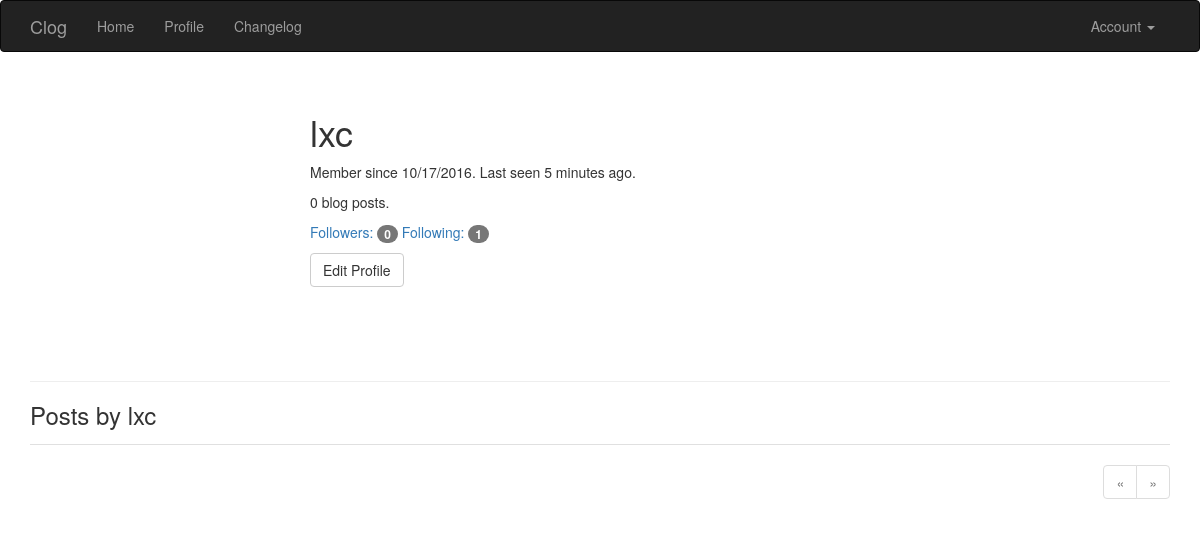
The app's page /user/lxc (signed in), older data.
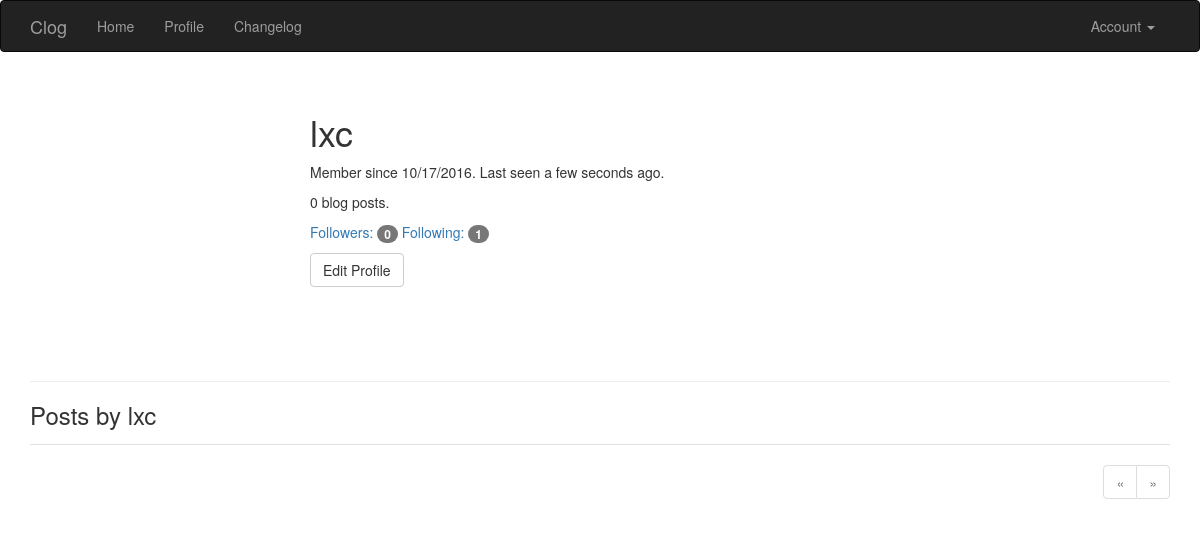
The same page, newer data.
### app/models.py (models this page shows, shortened)
class User(UserMixin, db.Model):
    __tablename__ = 'users'
    id = db.Column(db.Integer, primary_key=True)
    username = db.Column(db.String(64), unique=True, index=True)
    email = db.Column(db.String(64), unique=True, index=True)
    role_id = db.Column(db.Integer, db.ForeignKey('roles.id'))
    password_hash = db.Column(db.String(128))
    confirmed = db.Column(db.Boolean, default=False)
    name = db.Column(db.String(64))
    location = db.Column(db.String(64))
    about_me = db.Column(db.Text)
    member_since = db.Column(db.DateTime(), default=datetime.utcnow)
    last_seen = db.Column(db.DateTime(), default=datetime.utcnow)
    posts = db.relationship('Post', backref='author', lazy='dynamic')
    followed = db.relationship('Follow',
                               foreign_keys=[Follow.follower_id],
                               backref=db.backref('follower', lazy='joined'),
                               lazy='dynamic',
                               cascade='all, delete-orphan')
    followers = db.relationship('Follow',
                                foreign_keys=[Follow.followed_id],
                                backref=db.backref('followed', lazy='joined'),
                                lazy='dynamic',
                                cascade='all, delete-orphan')
    comments = db.relationship('Comment', backref='author', lazy='dynamic')
    def can(self, permissions):
        return self.role is not None and (self.role.permissions & permissions) == permissions
    def is_administrator(self):
        return self.can(Permission.ADMINISTER)
    @property
    def password(self):
        raise AttributeError('password is not a readable attribute')
    def ping(self):
        self.last_seen = datetime.utcnow()
        db.session.add(self)

### app/main/views.py (the view)
@main.route('/user/<username>')
def user(username):
    user = User.query.filter_by(username=username).first()
    if user is None:
        abort(404)
    page = request.args.get('page', 1, type=int)
    pagination = user.posts.order_by(Post.timestamp.desc()).paginate(
        page, per_page=current_app.config['FLASKY_POSTS_PER_PAGE'],
        error_out=False)
    posts = pagination.items
    return render_template('user.html', user=user, posts=posts,
                           pagination=pagination)

### app/auth/views.py (called while the page is built)
@auth.before_app_request
def before_request():
    if current_user.is_authenticated:
        current_user.ping()
        if not current_user.confirmed \
                and request.endpoint[:5] != 'auth.' \
                and request.endpoint != 'static':
            return redirect(url_for('auth.unconfirmed'))

### app/main/__init__.py (called while the page is built)
@main.app_context_processor
def inject_permissions():
    return dict(Permission=Permission)

### app/models.py (called while the page is built)
@login_manager.user_loader
def load_user(user_id):
    return User.query.get(int(user_id))

### app/templates/user.html (shortened to what this page needs)
{% extends "base.html" %}
{% import "_macros.html" as macros %}
{% block page_content %}
<div class="page-header">
    <div class="profile-header">
        <h1>{{ user.username }}</h1>
        <p>Member since {{ moment(user.member_since).format('L') }}. Last seen {{ moment(user.last_seen).fromNow() }}.</p>
        <p>{{ user.posts.count() }} blog posts.</p>
        <p>
            <a href="{{ url_for('.followers', username=user.username) }}">Followers: <span class="badge">{{ user.followers.count() - 1 }}</span></a>
            <a href="{{ url_for('.followed_by', username=user.username) }}">Following: <span class="badge">{{ user.followed.count() - 1 }}</span></a>
        </p>
        <p>
            {% if user == current_user %}
            <a class="btn btn-default" href="{{ url_for('.edit_profile') }}">Edit Profile</a>
            {% endif %}
        </p>
    </div>
</div>
<h3>Posts by {{ user.username }}</h3>
{% include '_posts.html' %}
{% if pagination %}
<div class="pagination">
    {{ macros.pagination_widget(pagination, '.user', username=user.username) }}
</div>
{% endif %}
{% endblock %}

### app/templates/base.html (shortened to what this page needs)
{% extends "bootstrap/base.html" %}
{% block head %}
{{ super() }}
<link rel="stylesheet" type="text/css" href="{{ url_for('static', filename='styles.css') }}">
{% endblock %}
{% block navbar %}
<div class="navbar navbar-inverse" role="navigation">
    <div class="container">
        <div class="navbar-header">
            <a class="navbar-brand" href="{{ url_for('main.index') }}">Clog</a>
        </div>
        <div class="navbar-collapse collapse">
            <ul class="nav navbar-nav">
                <li><a href="{{ url_for('main.index') }}">Home</a></li>
                {% if current_user.is_authenticated %}
                <li><a href="{{ url_for('main.user', username=current_user.username) }}">Profile</a></li>
                {% endif %}
                <li><a href="{{ url_for('main.changelog') }}">Changelog</a></li>
            </ul>
            <ul class="nav navbar-nav navbar-right">
                {% if current_user.is_authenticated %}
                <li class="dropdown">
                    <a href="#" class="dropdown-toggle" data-toggle="dropdown">
                        Account <b class="caret"></b>
                    </a>
                </li>
                {% else %}
                <li><a href="{{ url_for('auth.login') }}">Log In</a></li>
                {% endif %}
            </ul>
        </div>
    </div>
</div>
{% endblock %}
{% block content %}
<div class="container">
    {% block page_content %}{% endblock %}
</div>
{% endblock %}

### app/templates/_macros.html (shortened to what this page needs)
{% macro pagination_widget(pagination, endpoint) %}
<ul class="pagination">
    <li{% if not pagination.has_prev %} class="disabled"{% endif %}>
        <a href="{% if pagination.has_prev %}{{ url_for(endpoint, page=pagination.prev_num, **kwargs) }}{% else %}#{% endif %}">
            &laquo;
        </a>
    </li>
    <li{% if not pagination.has_next %} class="disabled"{% endif %}>
        <a href="{% if pagination.has_next %}{{ url_for(endpoint, page=pagination.next_num, **kwargs) }}{% else %}#{% endif %}">
            &raquo;
        </a>
    </li>
</ul>
{% endmacro %}

### app/templates/_posts.html (shortened to what this page needs)
<ul class="posts">
</ul>

### app/static/styles.css (style rules this page uses)
.profile-header { min-height: 260px; margin-left: 280px; }
ul.posts { list-style-type: none; padding: 0px; margin: 16px 0px 0px 0px; border-top: 1px solid #e0e0e0; }
div.pagination { width: 100%; text-align: right; padding: 0px; margin: 0px; }

Row changes from the older to the newer data that the page shows:
changed User "lxc": last_seen "5 minutes ago" → "a few seconds ago"
